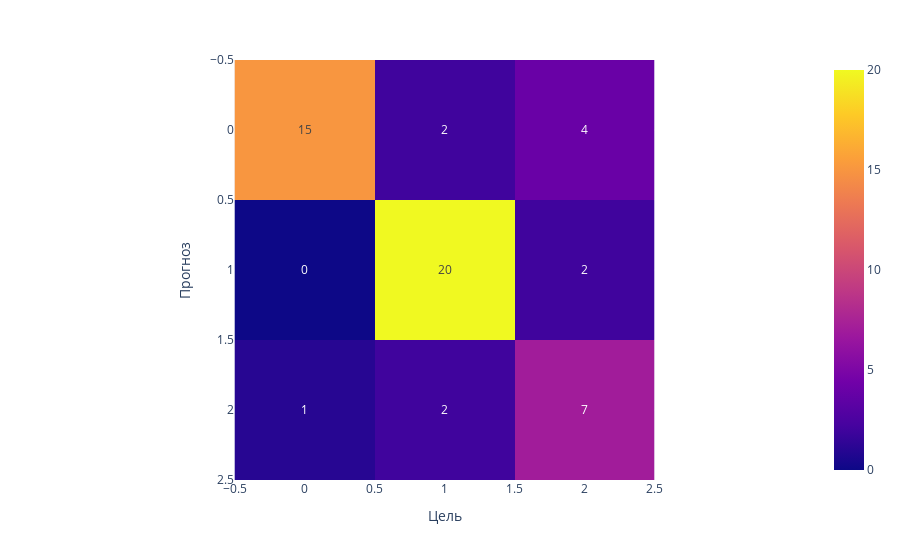

The cell this chart's notebook holds for it:
### Code cell
model = LogisticRegression(random_state=123)
model.fit(x_train, y_train)
y_predict = model.predict(x_test)

metrics_printing(y_test, y_predict)

plt.rcParams['figure.figsize'] = (10, 10)
fig = px.imshow(confusion_matrix(y_test, y_predict), text_auto=True)
fig.update_layout(xaxis_title='Цель', yaxis_title='Прогноз')

### Figure 1 — Plotly figure (JSON) as saved in the notebook; plotly's stock layout.template omitted (floating-point values rounded to 4 significant figures)
{"data": [{"coloraxis": "coloraxis", "name": "0", "texttemplate": "%{z}", "z": [[15, 2, 4], [0, 20, 2], [1, 2, 7]], "type": "heatmap", "xaxis": "x", "yaxis": "y", "hovertemplate": "x: %{x}<br>y: %{y}<br>color: %{z}<extra></extra>"}], "layout": {"xaxis": {"anchor": "y", "domain": [0.0, 1.0], "scaleanchor": "y", "constrain": "domain", "title": {"text": "Цель"}}, "yaxis": {"anchor": "x", "domain": [0.0, 1.0], "autorange": "reversed", "constrain": "domain", "title": {"text": "Прогноз"}}, "coloraxis": {"colorscale": [[0.0, "#0d0887"], [0.1111, "#46039f"], [0.2222, "#7201a8"], [0.3333, "#9c179e"], [0.4444, "#bd3786"], [0.5556, "#d8576b"], [0.6667, "#ed7953"], [0.7778, "#fb9f3a"], [0.8889, "#fdca26"], [1.0, "#f0f921"]]}, "margin": {"t": 60}}}
